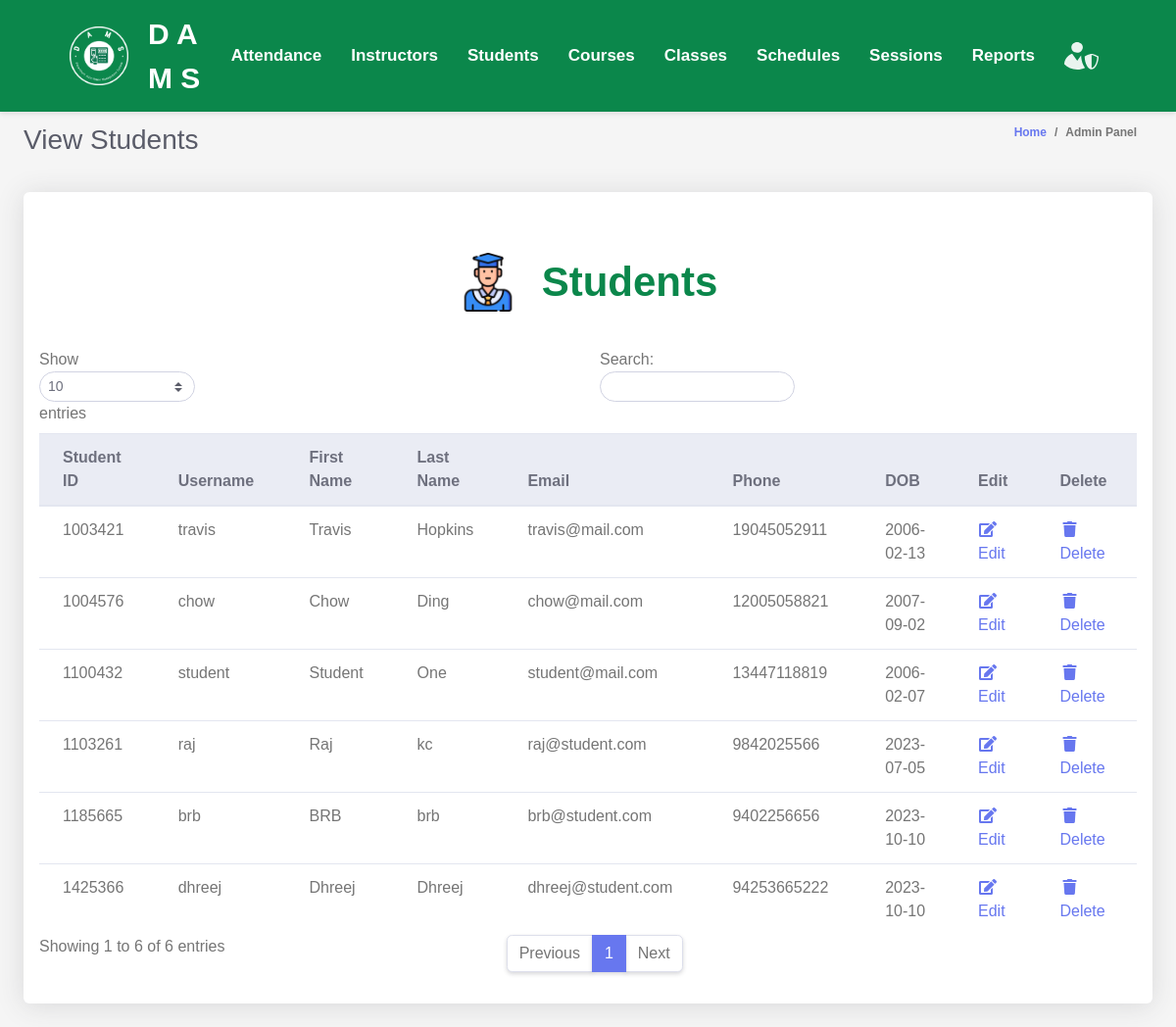
The page /admin/viewStudents.php on the database its author committed.
### tables this page shows
CREATE TABLE `students` (
  `student_id` INT(11) PRIMARY KEY NOT NULL AUTO_INCREMENT,
  `username` VARCHAR(255) DEFAULT NULL,
  `first_name` VARCHAR(255) DEFAULT NULL,
  `last_name` VARCHAR(255) DEFAULT NULL,
  `email` VARCHAR(255) DEFAULT NULL,
  `phone` BIGINT(20) DEFAULT NULL,
  `dob` DATE DEFAULT NULL,
  `password` VARCHAR(255) DEFAULT NULL
);

### admin/admin.php (called while the page is built, shortened)
<?php
$database = new Database();
$conn = $database->getConnection();
class Admin
{
    public function list_students()
    {
        global $conn;
        $query = "SELECT * FROM students";
        $rs = $conn->query($query);
        $users = array();
        while ($row = $rs->fetch_assoc()) {
            $users[] = $row;
        }
        return $users;
    }
}

### admin/studentsTable.php (the view, shortened to what this page needs)
<div class="row">
    <div class="col-lg-12">
        <div class="card mb-4">
        <div class="table-text">
            <img src="../assets/images/student.png" >
            <div>
                Students
            </div>
        </div>
            <div class="table-responsive p-3">
                <table class="table align-items-center table-flush table-hover" id="dataTableHover">
                    <thead class="thead-light">
                        <tr>
                            <th>Student ID</th>
                            <th>Username</th>
                            <th>First Name</th>
                            <th>Last Name</th>
                            <th>Email</th>
                            <th>Phone</th>
                            <th>DOB</th>
                            <th>Edit</th>
                            <th>Delete</th>
                        </tr>
                    </thead>
                    <tbody>
                        <?php
                        include "admin.php";
                        $admin = new Admin();
                        $users = $admin->list_students();
                        foreach ($users as $user) {
                            echo "<tr>";
                            echo "<td>" . $user['student_id'] . "</td>";
                            echo "<td>" . $user['username'] . "</td>";
                            echo "<td>" . $user['first_name'] . "</td>";
                            echo "<td>" . $user['last_name'] . "</td>";
                            echo "<td>" . $user['email'] . "</td>";
                            echo "<td>" . $user['phone'] . "</td>";
                            echo "<td>" . $user['dob'] . "</td>";
                            echo "<td><a href='?action=edit&Id=".$user['student_id']."'><i class='fas fa-fw fa-edit'></i>Edit</a></td>";
                            echo "<td><a href='?action=delete&Id=".$user['student_id']."'><i class='fas fa-fw fa-trash'></i>Delete</a></td>";
                            echo "</tr>";
                        }
                        ?>
                    </tbody>
                </table>
            </div>
        </div>
    </div>
</div>

### admin/viewStudents.php
<!DOCTYPE html>
<html lang="en">
<head>
    <?php include "heads.php"; ?>
</head>
<body>
    <?php include "topbar.php"; ?>
    <div class="container-fluid" id="container-wrapper">
        <div class="d-sm-flex align-items-center justify-content-between mb-4">
            <h1 class="h3 mb-0 text-gray-800">View Students</h1>
            <ol class="breadcrumb">
                <li class="breadcrumb-item"><a href="./">Home</a></li>
                <li class="breadcrumb-item active" aria-current="page">Admin Panel</li>
            </ol>
        </div>
        <?php include "studentsTable.php"; ?>
    </div>
</body>
</html>

### admin/heads.php (shortened to what this page needs)
<link href="../vendor/fontawesome-free/css/all.min.css" rel="stylesheet" type="text/css">
<link href="../vendor/bootstrap/css/bootstrap.min.css" rel="stylesheet" type="text/css">
<link href="css/ruang-admin.min.css" rel="stylesheet">
<link rel="stylesheet" href="../css/navbar.css">

### admin/topbar.php (shortened to what this page needs)
<nav class="navbar">
  <div class="navbar-container">
    <div class="brand">
      <img src="../assets/images/brand.png" style="max-width: 60px; margin-right:20px">
      <a href="index.php" style="color: white; text-decoration: none;">D A M S</a>
    </div>
    <ul class="nav-list">
      <li class="expander" id="admins-expander">
        <a class="nav-list" href="#">Attendance</a>
      </li>
      <li class="expander" id="instructors-expander">
        <a class="nav-list" href="#">Instructors</a>
      </li>
      <li class="expander" id="students-expander">
        <a class="nav-list" href="#">Students</a>
      </li>
      <li class="expander" id="students-expander">
        <a class="nav-list" href="#">Courses</a>
      </li>
      <li class="expander" id="users-expander">
        <a class="nav-list" href="#">Classes</a>
      </li>
      <li class="expander" id="instructors-expander">
        <a class="nav-list" href="#">Schedules</a>
      </li>
      <li class="expander" id="sessions-expander">
        <a class="nav-list" href="#">Sessions</a>
      </li>
      <li class="expander" id="sessions-expander">
        <a class="nav-list" href="#">Reports</a>
      </li>
      <li class="expander" id="students-expander">
        <a class="nav-list" href="#">
          <img src="../assets/images/admin.svg" style="max-width: 35px;">
        </a>
      </li>
    </ul>
  </div>
</nav>

### css/navbar.css (style rules this page uses)
body { margin: 0; padding: 0; font-family: Arial, sans-serif; background-color: #f5f5f5; }
.navbar { background-color: #0b874b; color: white; padding: 10px 10px; box-shadow: 0 2px 5px rgba(0, 0, 0, 0.1); transition: height 0.3s; }
.navbar-container { display: flex; justify-content: space-between; align-items: center; width: 90%; margin: 0 auto; }
.nav-list { list-style: none; display: flex; gap: 20px; margin: 0; padding: 0; }
.brand { display: flex; align-items: center; font-size: 30px; font-weight: 550; padding: 2px; }
.expander { position: relative; cursor: pointer; }
.nav-list a { text-decoration: none; color: white; font-weight: 550; font-size: 17px; transition: all 0.3s linear; }
.table-text { display: flex; align-items: center; justify-content: center; color: #0b874b; font-size: 42px; margin-top: 60px; margin-bottom: 20px; font-weight: bold; }
.table-text img { margin-right: 25px; max-width: 60px; }
.nav-list a { cursor: pointer; transition: transform 0.3s; }
.nav-list { display: flex; align-items: center; list-style: none; }
.nav-list li { margin-right: 10px; }

### rows shown on the page
students: student_id "1003421", username "travis", first_name "Travis", last_name "Hopkins", email "travis@mail.com", phone "19045052911", dob "2006-02-13"
students: student_id "1004576", username "chow", first_name "Chow", last_name "Ding", email "chow@mail.com", phone "12005058821", dob "2007-09-02"
students: student_id "1100432", username "student", first_name "Student", last_name "One", email "student@mail.com", phone "13447118819", dob "2006-02-07"
students: student_id "1103261", username "raj", first_name "Raj", last_name "kc", email "raj@student.com", phone "9842025566", dob "2023-07-05"
students: student_id "1185665", username "brb", first_name "BRB", last_name "brb", email "brb@student.com", phone "9402256656", dob "2023-10-10"
students: student_id "1425366", username "dhreej", first_name "Dhreej", last_name "Dhreej", email "dhreej@student.com", phone "94253665222", dob "2023-10-10"
